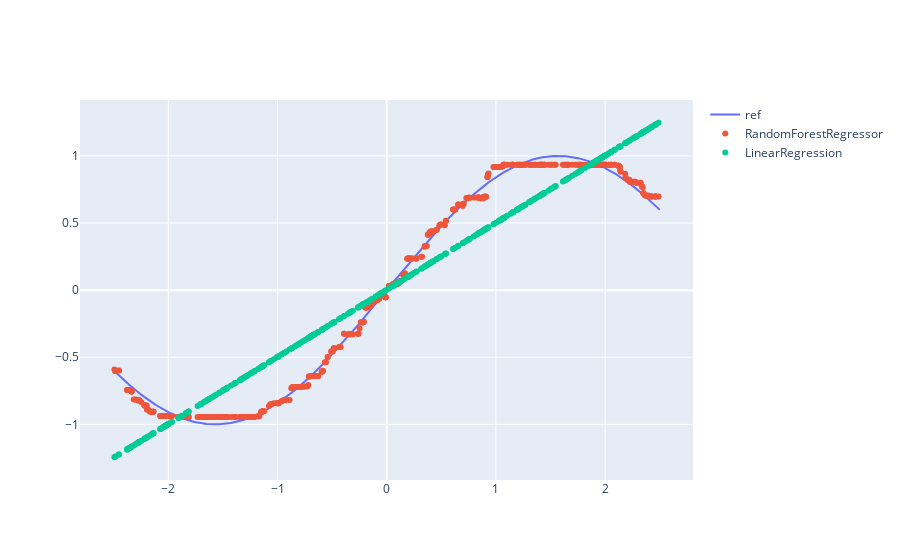

Here is the notebook cell this chart was saved with:
### Markdown cell above
### Indication
One clever way to compare models when using `scikit-learn`is to make a loop on models as follows:

### Code cell
models = [regrf, regrl]
import plotly.graph_objects as go
fig = go.Figure()

fig.add_trace(go.Scatter(x=np.arange(-2.5,2.5,0.001), y=np.sin(np.arange(-2.5,2.5,0.001)),
                    mode='lines',
                    name='ref'))
for model in models:
    pred=model.predict(x[1::2].reshape(-1, 1))
    diff=np.abs(y[1::2]-pred)
    print('mean error: ',np.mean(diff))
    fig.add_trace(go.Scatter(x=x[1::2], y=pred,
                    mode='markers',
                    name=model.__class__.__name__))
fig.show()

### Figure 1 — Plotly figure (JSON) as saved in the notebook; plotly's stock layout.template omitted (floating-point values rounded to 4 significant figures; data arrays with more than 128 entries replaced by an {"elided": "..."} marker saying what was removed)
{"data": [{"mode": "lines", "name": "ref", "type": "scatter", "x": {"elided": "5000 float values"}, "y": {"elided": "5000 float values"}}, {"mode": "markers", "name": "RandomForestRegressor", "type": "scatter", "x": {"elided": "500 float values"}, "y": {"elided": "500 float values"}}, {"mode": "markers", "name": "LinearRegression", "type": "scatter", "x": {"elided": "500 float values"}, "y": {"elided": "500 float values"}}], "layout": {}}
